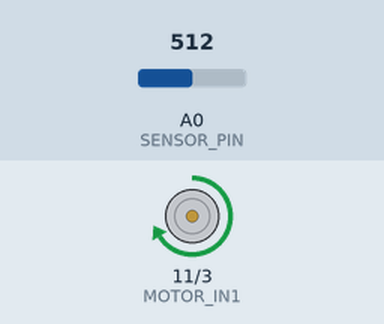
Simulated run of this sketch. Board: Arduino Uno, built with avr-gcc and run on an emulated ATmega328P. On the bench: motor-driver pin pairs drawn as motors (green arrow = first pin HIGH = forward, orange = second pin HIGH = backward, longer = more drive). The test bench sets the inputs (shaded band); at power-on: A0 (SENSOR_PIN) = 512. What the sketch prints to the serial monitor is not drawn.

Above: at 0.1 s.
Timing chart, 0 to 1.6 s (numbered marks = the images above):
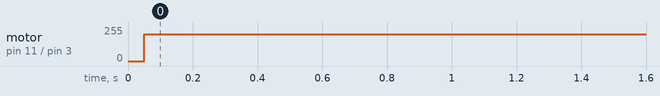

Measured:
- by itself, motor on pin 11 (MOTOR_IN1) / pin 3 (MOTOR_IN2): stopped → forward 200/255 at 0.05 s

The sketch:

sweep.ino
```cpp
#define MOTOR_IN1 11
#define MOTOR_IN2 3
#define SENSOR_PIN A0

int pwm1 = 200;
int pwm2 = 0;

#define BUFFER_LEN (20)
int reading_buffer[BUFFER_LEN] = { 0 };
int reading_counter = 0;

void setup() {
  Serial.begin(115200);
  pinMode(MOTOR_IN1, OUTPUT);
  pinMode(MOTOR_IN2, OUTPUT);
  digitalWrite(MOTOR_IN1, LOW);
  digitalWrite(MOTOR_IN2, LOW);
  // analogWrite(MOTOR_IN1, pwm1);
  // analogWrite(MOTOR_IN2, pwm2);
  delay(50);
}
int sensor = 0;
void loop() {
  analogWrite(MOTOR_IN1, pwm1);
  // pwm1 = (pwm1 + 1 - 160) % 80 + 160;
  int sensor_raw = analogRead(SENSOR_PIN);
  sensor = sensor_raw - 512 + (pwm1 * - 0.65 - 69);
  sensor = constrain(sensor, 1, 5000);
  reading_buffer[reading_counter] = sensor_raw;
  reading_counter++;
  if (reading_counter == BUFFER_LEN) {
    reading_counter = 0;
  }
  int sensor_avg = 0;
  for (int i = 0; i< BUFFER_LEN; i++) {
    sensor_avg += reading_buffer[i];
  }
  sensor_avg /= BUFFER_LEN;
  Serial.print(sensor_avg);
  Serial.print(",");
  Serial.print(pwm1);
  Serial.print(",");
  Serial.print(sensor);
  Serial.print(",");
  Serial.println(1.0/(sqrt(sensor)), 5);
  delay(50);
}
```
